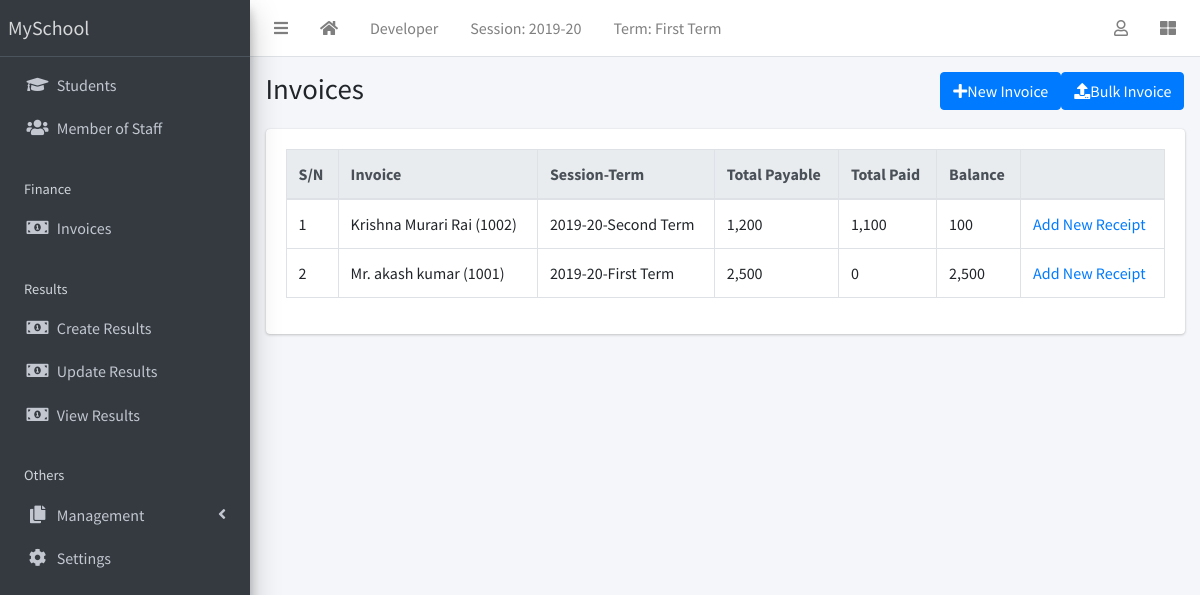
Screenshot of /finance/list/ (signed in) with the database file from the repository.
### corecode/models.py (models this page shows)
class AcademicSession(models.Model):
    name = models.CharField(max_length=200,unique=True)
    current = models.BooleanField()
    class Meta:
        ordering = ['-name']
    def __str__(self):
        return self.name

class AcademicTerm(models.Model):
    name = models.CharField(max_length=20,unique=True)
    current = models.BooleanField()
    class Meta:
        ordering = ['name']
    def __str__(self):
        return self.name

### finance/models.py (models this page shows, shortened)
class Invoice(models.Model):
    student = models.ForeignKey(Student, on_delete=models.CASCADE)
    session = models.ForeignKey(AcademicSession,on_delete=models.CASCADE)
    term = models.ForeignKey(AcademicTerm, on_delete=models.CASCADE)
    class_for = models.ForeignKey(StudentClass, on_delete=models.CASCADE)
    balance_from_previous_term = models.IntegerField(default=0)
    status = models.CharField(max_length=20,choices=[('active','Active'),('closed','Closed')],default='active')
    class Meta:
        ordering = ['student','term']
    def __str__(self):
        return f'{self.student}'
    def balance(self):
        payable = self.total_amount_payable()
        paid = self.total_amount_paid()
        return payable-paid
    def amount_payable(self):
        items = InvoiceItem.objects.filter(invoice=self)
        total = 0
        for item in items:
            total += item.amount
        return total
    def total_amount_payable(self):
        return self.balance_from_previous_term + self.amount_payable()
    def total_amount_paid(self):
        receipts = Receipt.objects.filter(invoice=self)
        amount = 0
        for receipt in receipts:
            amount += receipt.amount_paid
        return amount

class InvoiceItem(models.Model):
    invoice = models.ForeignKey(Invoice,on_delete=models.CASCADE)
    description = models.CharField(max_length=200)
    amount = models.IntegerField()

class Receipt(models.Model):
    invoice = models.ForeignKey(Invoice, on_delete=models.CASCADE)
    amount_paid = models.IntegerField()
    date_paid = models.DateField(default=timezone.now)
    comment = models.CharField(max_length=200,blank=True)

### students/models.py (models this page shows, shortened)
class Student(models.Model):
    STATUS = [
        ('active','Active'),
        ('inactive','Inactive')
    ]
    GENDER = [
        ('male','Male'),
        ('female','Female')
    ]
    current_status = models.CharField(max_length=10,default='active',choices=STATUS)
    registration_number =models.CharField(max_length=200,unique=True)
    surname = models.CharField(max_length=200,blank=True)
    firstname = models.CharField(max_length=200)
    other_name = models.CharField(max_length=200,blank=True)
    gender = models.CharField(max_length=10,choices=GENDER,default='male')
    date_of_birth = models.DateField(default=timezone.now)
    current_class = models.ForeignKey(StudentClass,on_delete=models.SET_NULL,blank=True,null=True)
    date_of_admission = models.DateField(default=timezone.now)
    parent_mobile_number = models.CharField(max_length=15,blank=True)
    address = models.TextField(blank=True)
    others = models.TextField(blank=True)
    passport = models.ImageField(blank=True,upload_to='Students/passports/')
    class Meta:
        ordering = ['surname','firstname','other_name']
    def __str__(self):
        return f'{self.surname} {self.firstname} {self.other_name} ({self.registration_number})'

### finance/views.py (the view)
# urls.py: path('list/',InvoiceListView.as_view(),name='invoice-list'),
class InvoiceListView(LoginRequiredMixin,ListView):
    models = Invoice
    template_name = 'finance/invoice_list.html'
    def get_queryset(self):
        return Invoice.objects.order_by('student')[:5]

### corecode/context_processors.py (called while the page is built)
def site_defaults(request):
    current_session = AcademicSession.objects.get(current=True)
    current_term = AcademicTerm.objects.get(current=True)
    vals = SiteConfig.objects.all()
    contexts ={
        'current_session':current_session.name,
        'current_term':current_term.name
    }
    for val in vals:
        contexts[val.key] = val.value
    return contexts

### finance/templates/finance/invoice_list.html (shortened to what this page needs)
{% extends 'corecode/base.html' %}
{% load humanize %}
{% block title %}Invoices {% endblock %}
{% block breadcrumb %}
<a href="{% url 'invoice-create' %}" class="btn btn-primary">
<i class="fas fa-plus"></i>New Invoice</a>
<a href="{% url 'bulk-invoice' %}" class=" btn btn-primary">
<i class="fas fa-upload"></i>Bulk Invoice</a>
{% endblock breadcrumb %}
{% block content %}
<table id="invoicetable" class="table table-bordered table-hover">
  <thead class="thead-light">
    <tr>
      <th>S/N</th>
      <th>Invoice</th>
      <th>Session-Term</th>
      <th>Total Payable</th>
      <th>Total Paid</th>
      <th>Balance</th>
      <th></th>
    </tr>
  </thead>
  <tbody>
    {% for invoice in object_list %}
      <tr class="clickable-row" data-href="{% url 'invoice-detail' invoice.id %}">
        <td>{{forloop.counter}}</td>
        <td>{{ invoice }}</td>
        <td>{{ invoice.session}}-{{invoice.term }}</td>
        <td>{{ invoice.total_amount_payable | intcomma }}</td>
        <td>{{ invoice.total_amount_paid | intcomma }}</td>
        <td>{{ invoice.balance | intcomma }}</td>
        <td><a href="{% url 'receipt-create' %}?invoice={{ invoice.id }}">Add New Receipt</a></td>
      </tr>
    {% endfor %}
  </tbody>
</table>
{% endblock content %}

### corecode/templates/corecode/base.html (shortened to what this page needs)
{% load static %}
<!DOCTYPE html>
<html lang="en" dir="ltr">
  <head>
    <link href="https://stackpath.bootstrapcdn.com/bootstrap/4.5.0/css/bootstrap.min.css" rel="stylesheet">
    <link rel="stylesheet" href="{% static 'plugins/fontawesome-free/css/all.min.css' %}">
<link rel="stylesheet" href="{% static 'plugins/toastr/toastr.min.css' %}">
<link rel="stylesheet"
  href="{% static 'plugins/overlayScrollbars/css/OverlayScrollbars.min.css' %}">
<link rel="stylesheet" href="{% static 'plugins/DataTables/datatables.min.css' %}" />
<link rel="stylesheet" href="{% static 'dist/css/adminlte.min.css' %}">
  </head>
  <body class="hold-transition sidebar-mini layout-fixed layout-navbar-fixed layout-footer-fixed">
      <div class="wrapper">
        <nav class="main-header navbar navbar-expand navbar-white navbar-light">
          <ul class="navbar-nav">
            <li class="nav-item">
              <a class="nav-link" href="#" data-widget="pushmenu" role="button"><i class="fas fa-bars"></i></a>
            </li>
            <li class="nav-item d-none d-sm-inline-block">
              <a href="{% url 'home' %}" class="nav-link"><i class="fa fa-home"></i></a>
            </li>
            <li class="nav-item d-none d-sm-inline-block">
              <a href="{% url 'developer' %}" class="nav-link">Developer</a>
            </li>
            <li class="nav-item d-none d-sm-inline-block">
              <a href="{% url 'current-session'%}" class="nav-link">Session: {{current_session}}</a>
            </li>
            <li class="nav-item d-none d-sm-inline-block">
              <a href="{% url 'current-session' %}" class="nav-link">Term: {{current_term}}</a>
            </li>
          </ul>
          <ul class="navbar-nav ml-auto">
            <li class="nav-item dropdown">
              <a href="#" class="nav-link" data-toggle="dropdown">
                <i class="far fa-user"></i>
              </a>
            </li>
            <li class="nav-item">
              <a href="#" class="nav-link" data-widget="control-sidebar" data-side="true"
              role="button"><i class="fas fa-th-large"></i></a>
            </li>
          </ul>
        </nav>
        <aside class="main-sidebar sidebar-dark-primary elevation-4">
          <a href="#" class="brand-link">{{ school_name | default:"MySchool"}}</a>
          <div class="sidebar">
            <nav class="mt-2">
              <ul class="nav nav-pills nav-sidebar flex-column" data-widget="treeview" role="menu" data-accordion="false">
                <li class="nav-item">
                  <a href="{% url 'student-list' %}" class="nav-link">
                    <i class="nav-icon fas fa-graduation-cap"></i>
                    <p>Students</p>
                    </a>
                </li>
                <li class="nav-item">
                  <a href="{% url 'staff-list' %}" class="nav-link">
                    <i class="nav-icon fas fa-users"></i>
                    <p>Member of Staff</p>
                    </a>
                </li>
                <li class="nav-header">Finance</li>
                  <li class="nav-item">
                    <a href="{% url 'invoice-list' %}" class="nav-link">
                      <i class="nav-icon fas fa-money-bill-alt"></i>
                      <p>Invoices</p>
                      </a>
                  </li>
                  <li class="nav-header">Results</li>
                    <li class="nav-item">
                      <a href="{% url 'create-result' %}" class="nav-link">
                        <i class="nav-icon fas fa-money-bill-alt"></i>
                        <p>Create Results</p>
                        </a>
                    </li>
                    <li class="nav-item">
                      <a href="{% url 'edit-results' %}" class="nav-link">
                        <i class="nav-icon fas fa-money-bill-alt"></i>
                        <p>Update Results</p>
                        </a>
                    </li>
                    <li class="nav-item">
                      <a href="{% url 'view-results' %}" class="nav-link">
                        <i class="nav-icon fas fa-money-bill-alt"></i>
                        <p>View Results</p>
                        </a>
                    </li>
                    <li class="nav-header">Others</li>
                      <li class="nav-item has-treeview">
                        <a href="#" class="nav-link">
                          <i class="nav-icon fas fa-copy"></i>
                          <p>Management</p>
                          <i class="fas fa-angle-left right"></i>
                          </a>
                      </li>
                      <li class="nav-item">
                        <a href="{% url 'configs' %}" class="nav-link">
                          <i class="nav-icon fas fa-cog"></i>
                          <p>
                            Settings
                          </p>
                        </a>
                      </li>
                    </ul>
                  </nav>
                </div>
              </aside>
                <div class="content-wrapper">
                  <section class="content-header">
                    <div class="container-fluid">
                      <div class="row mb-1">
                        <div class="col-sm-8">
                          <h1>{% block title %}{% endblock title %}</h1>
                        </div>
                        <div class="col-sm-4">
                          <ol class="breadcrumb float-sm-right">
                            <li class="breadcrumb-item">{% block breadcrumb %}{% endblock breadcrumb %}</li>
                          </ol>
                        </div>
                      </div>
                    </div>
                  </section>
                  <section class="content">
                    <div class="container-fluid">
                      <div class="row">
                        <div class="col-md-12">
                          {% block fullcard %}
                          <div class="card">
                            <div class="card-body">
                              <div class="row">
                                <div class="col">
                                  {% block content %}
                                  {% endblock content %}
                                </div>
                              </div>
                            </div>
                          </div>
                          {% endblock fullcard %}
                        </div>
                      </div>
                    </div>
                  </section>
                </div>
              </div>
            </body>
            </html>

### rows the page displays
AcademicSession: name "2019-20"
AcademicTerm: name "First Term"
Invoice: student.registration_number "Krishna Murari Rai (1002)", session "2019-20", term "Second Term", total_amount_payable "1,200", total_amount_paid "1,100", balance "100"
Invoice: student.registration_number "Mr. akash kumar (1001)", session "2019-20", term "First Term", total_amount_payable "2,500", total_amount_paid "0", balance "2,500"

### other values shown
{{ school_name | default:"MySchool" }} "MySchool"
